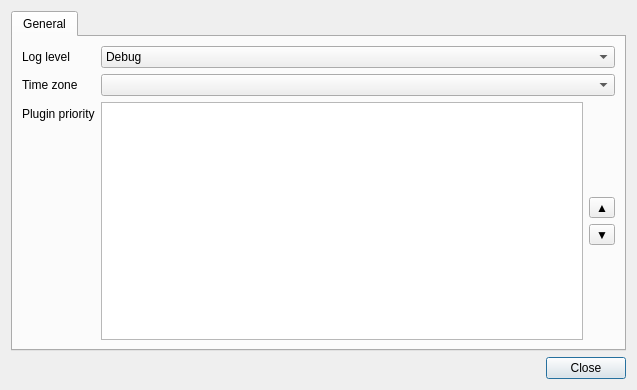
<?xml version="1.0" encoding="UTF-8"?>
<ui version="4.0">
 <class>Dialog</class>
 <widget class="QDialog" name="Dialog">
  <property name="geometry">
   <rect>
    <x>0</x>
    <y>0</y>
    <width>637</width>
    <height>390</height>
   </rect>
  </property>
  <property name="windowTitle">
   <string>Event Creator Options</string>
  </property>
  <layout class="QVBoxLayout" name="verticalLayout">
   <item>
    <widget class="QTabWidget" name="tabWidget">
     <property name="currentIndex">
      <number>0</number>
     </property>
     <widget class="QWidget" name="generalOptions">
      <attribute name="title">
       <string>General</string>
      </attribute>
      <layout class="QFormLayout" name="formLayout_2">
       <property name="fieldGrowthPolicy">
        <enum>QFormLayout::AllNonFixedFieldsGrow</enum>
       </property>
       <item row="1" column="0">
        <widget class="QLabel" name="testLabel">
         <property name="text">
          <string>Time zone</string>
         </property>
        </widget>
       </item>
       <item row="1" column="1">
        <widget class="QComboBox" name="timezone">
         <item>
          <property name="text">
           <string/>
          </property>
         </item>
         <item>
          <property name="text">
           <string>America/Puerto_Rico</string>
          </property>
         </item>
         <item>
          <property name="text">
           <string>America/New_York</string>
          </property>
         </item>
         <item>
          <property name="text">
           <string>America/Chicago</string>
          </property>
         </item>
         <item>
          <property name="text">
           <string>America/Denver</string>
          </property>
         </item>
         <item>
          <property name="text">
           <string>America/Phoenix</string>
          </property>
         </item>
         <item>
          <property name="text">
           <string>America/Los_Angeles</string>
          </property>
         </item>
         <item>
          <property name="text">
           <string>America/Anchorage</string>
          </property>
         </item>
         <item>
          <property name="text">
           <string>Pacific/Honolulu</string>
          </property>
         </item>
        </widget>
       </item>
       <item row="2" column="0">
        <widget class="QLabel" name="label">
         <property name="text">
          <string>Plugin priority</string>
         </property>
        </widget>
       </item>
       <item row="2" column="1">
        <layout class="QHBoxLayout" name="horizontalLayout_2">
         <item>
          <widget class="QListWidget" name="pluginPriorityList">
           <property name="sortingEnabled">
            <bool>false</bool>
           </property>
          </widget>
         </item>
         <item>
          <layout class="QVBoxLayout" name="verticalLayout_2">
           <item>
            <spacer name="verticalSpacer">
             <property name="orientation">
              <enum>Qt::Vertical</enum>
             </property>
             <property name="sizeHint" stdset="0">
              <size>
               <width>20</width>
               <height>40</height>
              </size>
             </property>
            </spacer>
           </item>
           <item>
            <widget class="QToolButton" name="pluginPriorityUp">
             <property name="text">
              <string>▲</string>
             </property>
            </widget>
           </item>
           <item>
            <widget class="QToolButton" name="pluginPriorityDown">
             <property name="text">
              <string>▼</string>
             </property>
            </widget>
           </item>
           <item>
            <spacer name="verticalSpacer_2">
             <property name="orientation">
              <enum>Qt::Vertical</enum>
             </property>
             <property name="sizeHint" stdset="0">
              <size>
               <width>20</width>
               <height>40</height>
              </size>
             </property>
            </spacer>
           </item>
          </layout>
         </item>
        </layout>
       </item>
       <item row="0" column="0">
        <widget class="QLabel" name="label_2">
         <property name="text">
          <string>Log level</string>
         </property>
        </widget>
       </item>
       <item row="0" column="1">
        <widget class="QComboBox" name="logLevel">
         <item>
          <property name="text">
           <string>Debug</string>
          </property>
         </item>
         <item>
          <property name="text">
           <string>Info</string>
          </property>
         </item>
         <item>
          <property name="text">
           <string>Warning</string>
          </property>
         </item>
         <item>
          <property name="text">
           <string>Error</string>
          </property>
         </item>
         <item>
          <property name="text">
           <string>Critical</string>
          </property>
         </item>
        </widget>
       </item>
      </layout>
     </widget>
    </widget>
   </item>
   <item>
    <widget class="QDialogButtonBox" name="buttonBox">
     <property name="orientation">
      <enum>Qt::Horizontal</enum>
     </property>
     <property name="standardButtons">
      <set>QDialogButtonBox::Close</set>
     </property>
    </widget>
   </item>
  </layout>
 </widget>
 <tabstops>
  <tabstop>tabWidget</tabstop>
  <tabstop>timezone</tabstop>
  <tabstop>pluginPriorityList</tabstop>
  <tabstop>pluginPriorityUp</tabstop>
  <tabstop>pluginPriorityDown</tabstop>
  <tabstop>buttonBox</tabstop>
 </tabstops>
 <resources/>
 <connections>
  <connection>
   <sender>buttonBox</sender>
   <signal>accepted()</signal>
   <receiver>Dialog</receiver>
   <slot>accept()</slot>
   <hints>
    <hint type="sourcelabel">
     <x>257</x>
     <y>380</y>
    </hint>
    <hint type="destinationlabel">
     <x>157</x>
     <y>274</y>
    </hint>
   </hints>
  </connection>
  <connection>
   <sender>buttonBox</sender>
   <signal>rejected()</signal>
   <receiver>Dialog</receiver>
   <slot>reject()</slot>
   <hints>
    <hint type="sourcelabel">
     <x>325</x>
     <y>380</y>
    </hint>
    <hint type="destinationlabel">
     <x>286</x>
     <y>274</y>
    </hint>
   </hints>
  </connection>
 </connections>
</ui>
